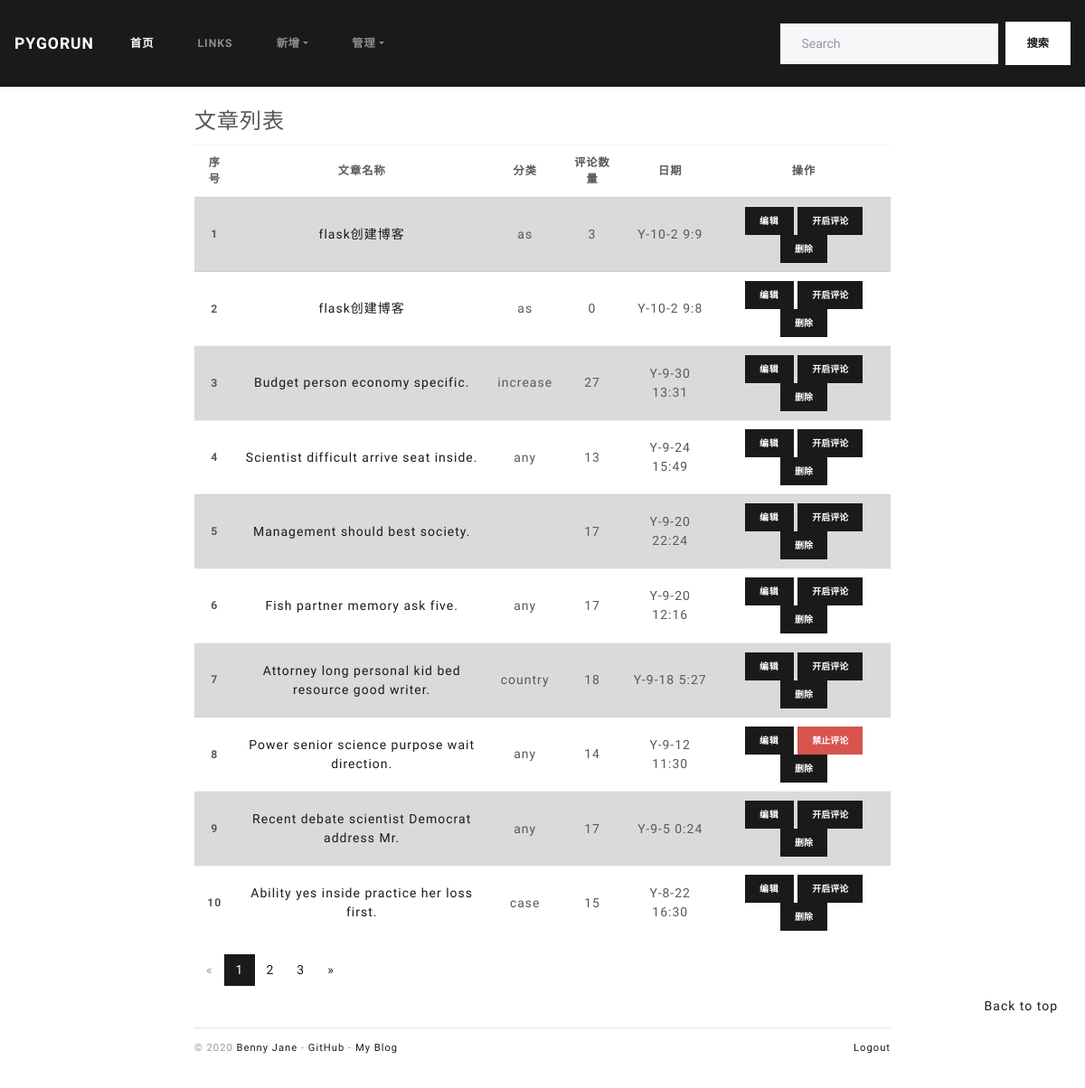
Page /admin/post/manager (signed in) on the earlier database version.
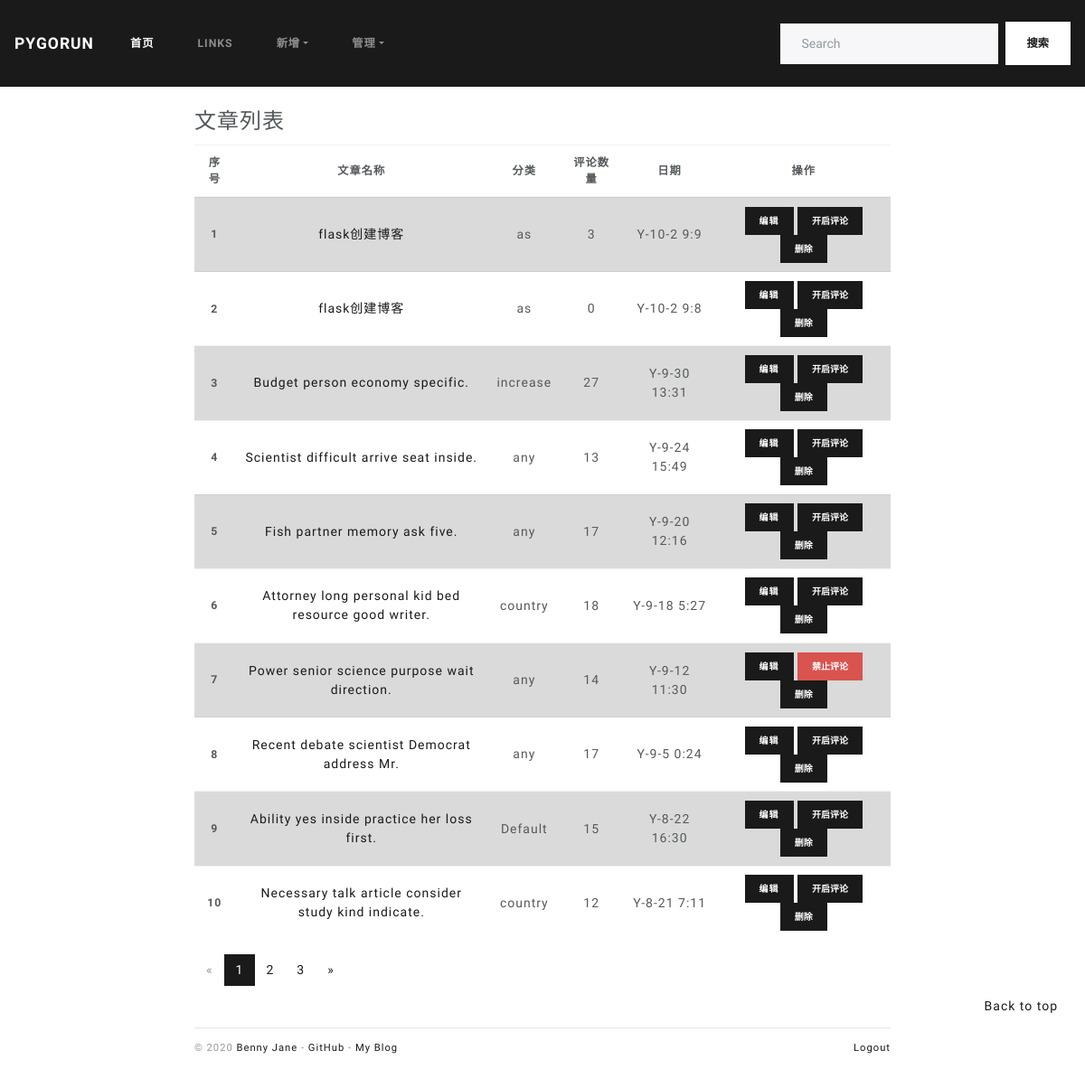
Same page on the later database version.
### blogDog/models.py (models this page shows, shortened)
class Post(db.Model):
    id = db.Column(db.Integer, primary_key=True)
    title = db.Column(db.String(255))
    sub_title = db.Column(db.Text)
    body = db.Column(db.Text)
    timestamp = db.Column(db.DateTime, default=datetime.utcnow, index=True)
    can_comment = db.Column(db.Boolean, default=True)
    isRecommend = db.Column(db.Boolean, default=False)
    category_id = db.Column(db.Integer, db.ForeignKey('category.id'))
    category = db.relationship("Category", back_populates="posts")
    comments = db.relationship("Comment", back_populates="post", cascade="all, delete-orphan")

class Category(db.Model):
    id = db.Column(db.Integer, primary_key=True)
    name = db.Column(db.String(100), unique=True)
    isSubject = db.Column(db.Boolean, default=False)
    subject_info = db.Column(db.Text)  # 添加备注信息
    posts = db.relationship("Post", back_populates="category")

### blogDog/web/admin.py (the view)
@admin_bp.route('/post/manager')
@login_required
def manager_post():
    page = request.args.get('page', 1, type=int)
    per_page = current_app.config['PER_PAGE']  # 考虑字符串问题
    half_page_display = int(current_app.config["HALF_PAGE_DISPLAY"])
    query = Post.query.order_by(Post.timestamp.desc())
    page_params = {
        'total': query.count(),
        'page_size': per_page,
        'half_page_display': half_page_display,
        'page': page,
        'url': request.full_path.replace('&page={}'.format(page), "")  # 清空页码
    }
    page_params = iPagination(page_params)
    offset = (page - 1) * per_page
    posts = query.offset(offset).limit(per_page).all()
    return render_template('admin/manage_post.html', page=page, page_params=page_params, posts=posts)

### blogDog/__init__.py (called while the page is built)
def register_template_context(app):
    @app.context_processor
    def make_template_context():
        admin = Admin.query.first()
        categories = Category.query.order_by(Category.name).all()
        links = Link.query.order_by(Link.name).all()
        subjects = Category.query.filter_by(isSubject=True).all()
        recommends = Post.query.filter_by(isRecommend=True).order_by(Post.timestamp.desc()).all()
        if current_user.is_authenticated:
            unread_comments = Comment.query.filter_by(reviewed=False).count()
        else:
            unread_comments = None
        return dict(admin=admin, categories=categories, links=links, recommends=recommends
                    , unread_comments=unread_comments, subjects=subjects)

### blogDog/extensions.py (called while the page is built)
@login_manager.user_loader
def load_user(user_id):
    from blogDog.models import Admin
    user = Admin.query.get(int(user_id))
    return user

### blogDog/templates/admin/manage_post.html (shortened to what this page needs)
{% extends 'admin/_admin_base.html' %}
{% block adminContent %}
    <legend>文章列表</legend>
    <table class="table table-hover">
        <thead class="table-cell">
        <tr>
            <th scope="col">序号</th>
            <th scope="col">文章名称</th>
            <th scope="col">分类</th>
            <th scope="col">评论数量</th>
            <th scope="col">日期</th>
            <th scope="col">操作</th>
        </tr>
        </thead>
        <tbody class="table-cell">
        {% if posts %}
            {% for post in posts %}
                <tr {% if (loop.index % 2 == 1) %}class="table-active" {% endif %}>
                    <th scope="row">{{ loop.index }}</th>
                    <td style="max-width: 300px"><a
                            href="{{ url_for('blog.show_post', post_id=post.id) }}">{{ post.title }}</a></td>
                    <td>{{ post.category.name }}</td>
                    <td>{{ post.comments|length }}</td>
                    <td>{{ moment(post.timestamp).format('Y-M-D H:m') }}</td>
                    <td class="table-deal">
                        <div class="justify-content-between">
                            <a type="button" class="btn btn-primary btn-sm"
                               href="{{ url_for('admin.edit_post', post_id=post.id) }}">编辑</a>
                            <form class="inline" method="post"
                                  action="{{ url_for('admin.forbidden_comment', post_id=post.id) }}">
                                {% if post.can_comment %}
                                    <button type="submit" class="btn btn-primary btn-sm">
                                        开启评论
                                    </button>
                                {% else %}
                                    <button type="submit" class="btn btn-danger btn-sm">
                                        禁止评论
                                    </button>
                                {% endif %}
                            </form>
                            <form class="inline" method="post"
                                  action="{{ url_for('admin.delete_post', post_id=post.id) }}">
                                <button type="submit" class="btn btn-primary btn-sm"
                                        onclick="return confirm('是否确认删除？')">删除
                                </button>
                            </form>
                        </div>
                    </td>
                </tr>
            {% endfor %}
        {% endif %}
        </tbody>
    </table>
{% endblock %}

Differences in the rows shown:
removed Post: title "Management should best society.", comments|length "17", timestamp "Y-9-20 22:24", can_comment "开启评论"
changed Post "Ability yes inside practice her loss first.": category.name "case" → "Default"
now on this page (row unchanged): Post: title "Necessary talk article consider study kind indicate.", category.name "country", comments|length "12", timestamp "Y-8-21 7:11", can_comment "开启评论"
